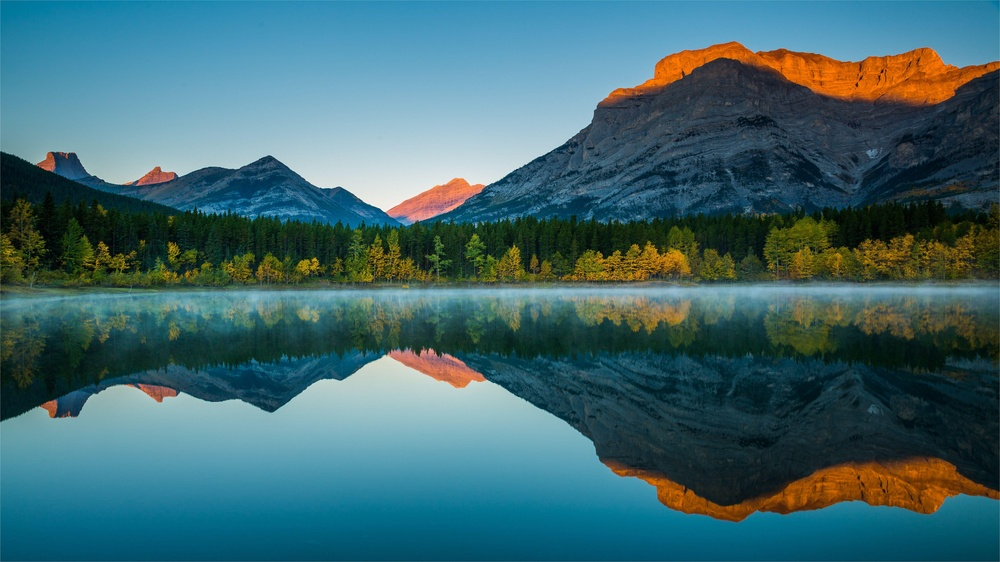
#> input picture img1.jpg, 1000 x 562 px, shrunk from 7680 x 4320 before the run
$ python py.py
#> lines starting #> are read from the running program, lines starting #| are printed output that depends on the picture
import numpy as np
from PIL import Image
import time

def load_image_and_normalize(path):
#> called with path = '../img1.jpg'
    img = Image.open(path).convert('L')
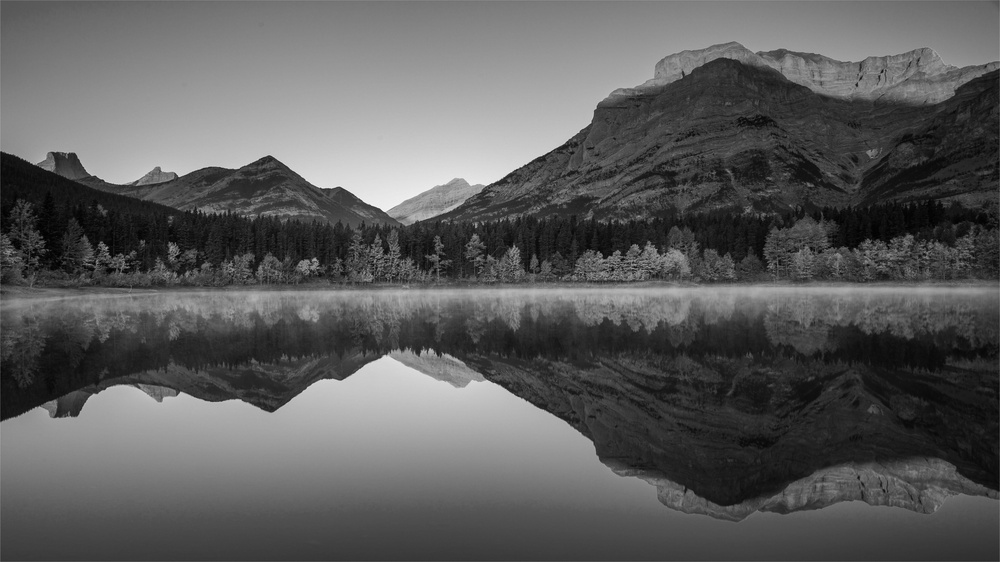
#> img: PIL image 1000x562 L; min 0, max 253, mean 92.5
    normalized = np.asarray(img, dtype=np.float32) / 255.0
#> call 2 of load_image_and_normalize, with path = '../img2.jpg'
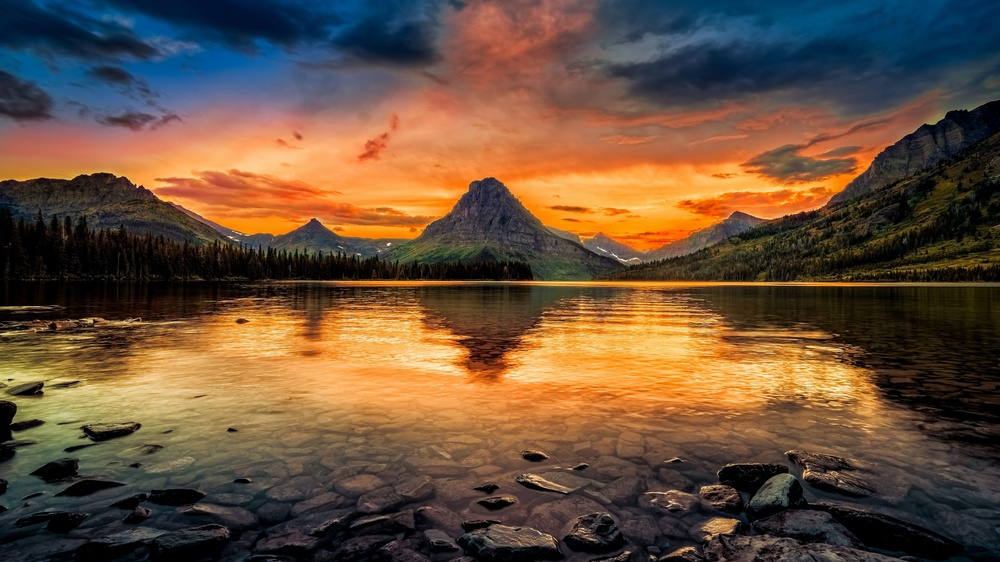
#> input picture img2.jpg, 1000 x 562 px, shrunk from 7680 x 4320 before the run
#> in load_image_and_normalize (call 2), `img = Image.open(path).convert('L')`:
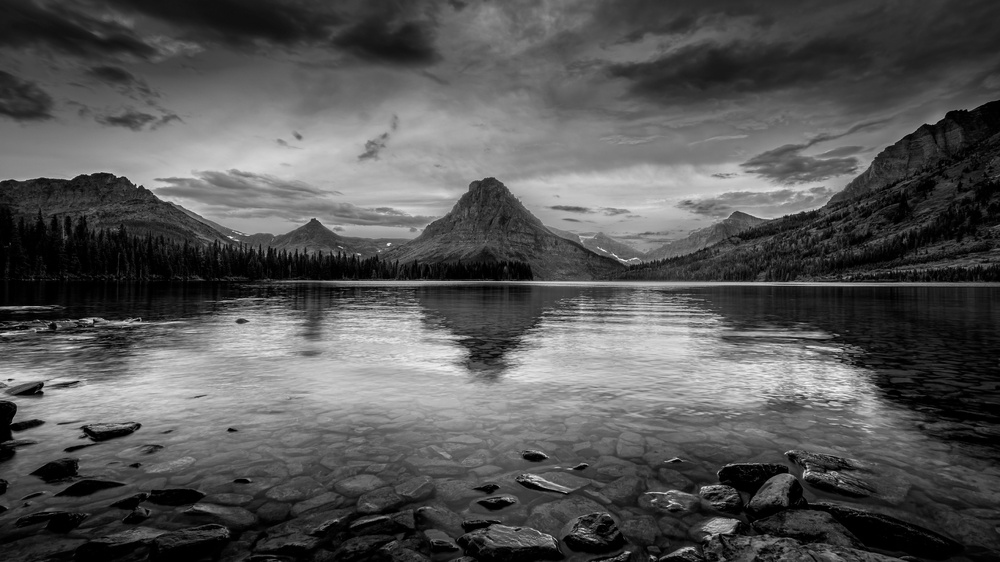
#> img: PIL image 1000x562 L; min 0, max 250, mean 85.6
    return normalized

def multiply_matrices(A, B):
    return A * B
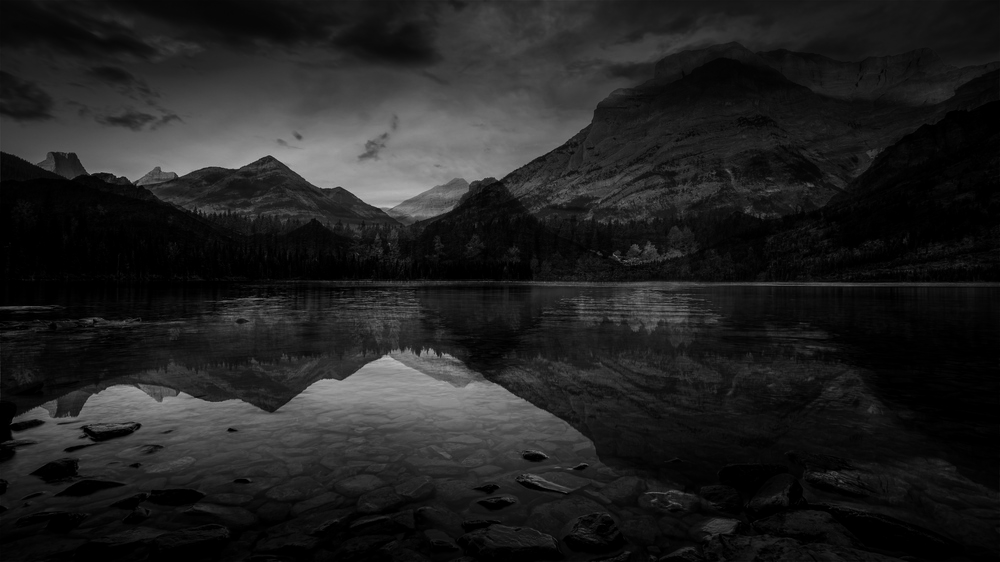
#> returned value: shape (562, 1000) float32; min 0, max 0.761, mean 0.132

def main():
    start_time = time.time()

    matrix_a = load_image_and_normalize("../img1.jpg")
    matrix_b = load_image_and_normalize("../img2.jpg")

    if matrix_a.shape != matrix_b.shape:
        print("Image dimensions do not match!")
        return

    result = multiply_matrices(matrix_a, matrix_b)

    output_image = Image.fromarray((result * 255).astype(np.uint8))
    output_image.save("output_image_python.jpg")

    elapsed_time = time.time() - start_time
    print(f"Bildverarbeitung und Matrixmultiplikation PYTHON: {elapsed_time:.3f}s")

if __name__ == "__main__":
    main()
